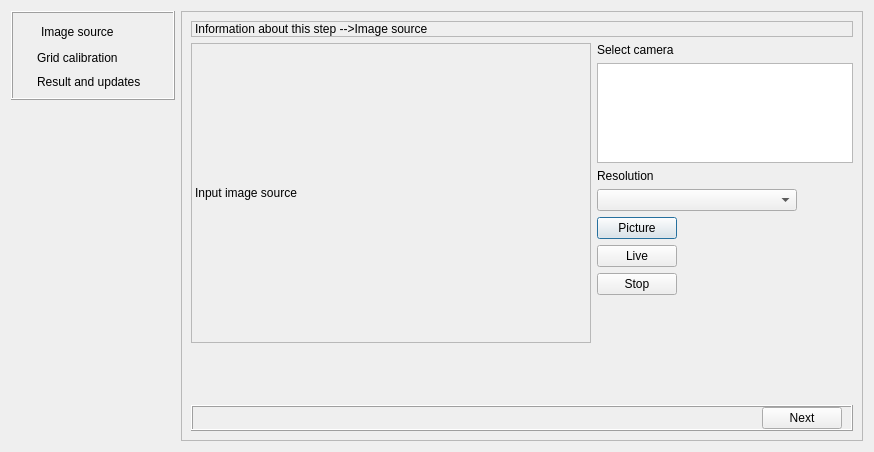
<?xml version="1.0" encoding="UTF-8"?>
<ui version="4.0">
 <class>Dialog</class>
 <widget class="QDialog" name="Dialog">
  <property name="geometry">
   <rect>
    <x>0</x>
    <y>0</y>
    <width>868</width>
    <height>452</height>
   </rect>
  </property>
  <property name="windowTitle">
   <string>Dialog</string>
  </property>
  <layout class="QVBoxLayout" name="verticalLayout">
   <item>
    <layout class="QGridLayout" name="gridLayout_22">
     <item row="0" column="0">
      <widget class="QFrame" name="stepsInCalibSeq">
       <property name="sizePolicy">
        <sizepolicy hsizetype="Fixed" vsizetype="Fixed">
         <horstretch>0</horstretch>
         <verstretch>0</verstretch>
        </sizepolicy>
       </property>
       <property name="frameShape">
        <enum>QFrame::Box</enum>
       </property>
       <property name="frameShadow">
        <enum>QFrame::Raised</enum>
       </property>
       <layout class="QGridLayout" name="gridLayout_6">
        <item row="0" column="0">
         <layout class="QHBoxLayout" name="horizontalLayout_5">
          <property name="spacing">
           <number>0</number>
          </property>
          <property name="sizeConstraint">
           <enum>QLayout::SetDefaultConstraint</enum>
          </property>
          <item>
           <widget class="QLabel" name="iconImgSrcStep">
            <property name="sizePolicy">
             <sizepolicy hsizetype="Fixed" vsizetype="Fixed">
              <horstretch>0</horstretch>
              <verstretch>0</verstretch>
             </sizepolicy>
            </property>
            <property name="minimumSize">
             <size>
              <width>15</width>
              <height>15</height>
             </size>
            </property>
            <property name="maximumSize">
             <size>
              <width>15</width>
              <height>15</height>
             </size>
            </property>
            <property name="text">
             <string/>
            </property>
            <property name="pixmap">
             <pixmap>resources/iconGreenArrow.png</pixmap>
            </property>
            <property name="scaledContents">
             <bool>true</bool>
            </property>
            <property name="alignment">
             <set>Qt::AlignLeading|Qt::AlignLeft|Qt::AlignVCenter</set>
            </property>
           </widget>
          </item>
          <item>
           <widget class="QLabel" name="imgSrcStep">
            <property name="sizePolicy">
             <sizepolicy hsizetype="Fixed" vsizetype="Fixed">
              <horstretch>0</horstretch>
              <verstretch>0</verstretch>
             </sizepolicy>
            </property>
            <property name="text">
             <string>Image source</string>
            </property>
           </widget>
          </item>
         </layout>
        </item>
        <item row="0" column="1">
         <spacer name="horizontalSpacer_5">
          <property name="orientation">
           <enum>Qt::Horizontal</enum>
          </property>
          <property name="sizeHint" stdset="0">
           <size>
            <width>40</width>
            <height>20</height>
           </size>
          </property>
         </spacer>
        </item>
        <item row="1" column="0">
         <layout class="QHBoxLayout" name="horizontalLayout_8">
          <property name="spacing">
           <number>0</number>
          </property>
          <item>
           <widget class="QLabel" name="iconGridCalibStep">
            <property name="sizePolicy">
             <sizepolicy hsizetype="Fixed" vsizetype="Fixed">
              <horstretch>0</horstretch>
              <verstretch>0</verstretch>
             </sizepolicy>
            </property>
            <property name="minimumSize">
             <size>
              <width>15</width>
              <height>15</height>
             </size>
            </property>
            <property name="maximumSize">
             <size>
              <width>15</width>
              <height>15</height>
             </size>
            </property>
            <property name="text">
             <string/>
            </property>
            <property name="pixmap">
             <pixmap>resources/iconGreenArrow.png</pixmap>
            </property>
            <property name="scaledContents">
             <bool>true</bool>
            </property>
           </widget>
          </item>
          <item>
           <widget class="QLabel" name="gridCalibStep">
            <property name="sizePolicy">
             <sizepolicy hsizetype="Fixed" vsizetype="Fixed">
              <horstretch>0</horstretch>
              <verstretch>0</verstretch>
             </sizepolicy>
            </property>
            <property name="text">
             <string>Grid calibration</string>
            </property>
           </widget>
          </item>
         </layout>
        </item>
        <item row="1" column="1">
         <spacer name="horizontalSpacer_14">
          <property name="orientation">
           <enum>Qt::Horizontal</enum>
          </property>
          <property name="sizeHint" stdset="0">
           <size>
            <width>40</width>
            <height>20</height>
           </size>
          </property>
         </spacer>
        </item>
        <item row="2" column="0" colspan="2">
         <layout class="QHBoxLayout" name="horizontalLayout_18">
          <property name="spacing">
           <number>0</number>
          </property>
          <item>
           <widget class="QLabel" name="iconResultUpdatesStep">
            <property name="sizePolicy">
             <sizepolicy hsizetype="Fixed" vsizetype="Fixed">
              <horstretch>0</horstretch>
              <verstretch>0</verstretch>
             </sizepolicy>
            </property>
            <property name="minimumSize">
             <size>
              <width>15</width>
              <height>15</height>
             </size>
            </property>
            <property name="maximumSize">
             <size>
              <width>15</width>
              <height>15</height>
             </size>
            </property>
            <property name="text">
             <string/>
            </property>
            <property name="pixmap">
             <pixmap>resources/iconGreenArrow.png</pixmap>
            </property>
            <property name="scaledContents">
             <bool>true</bool>
            </property>
           </widget>
          </item>
          <item>
           <widget class="QLabel" name="resultUpdatesStep">
            <property name="sizePolicy">
             <sizepolicy hsizetype="Preferred" vsizetype="Preferred">
              <horstretch>0</horstretch>
              <verstretch>0</verstretch>
             </sizepolicy>
            </property>
            <property name="text">
             <string>Result and updates</string>
            </property>
           </widget>
          </item>
         </layout>
        </item>
       </layout>
      </widget>
     </item>
     <item row="0" column="1" rowspan="2">
      <widget class="QStackedWidget" name="stackedWidget">
       <property name="frameShape">
        <enum>QFrame::StyledPanel</enum>
       </property>
       <property name="currentIndex">
        <number>0</number>
       </property>
       <widget class="QWidget" name="imgSrc">
        <layout class="QGridLayout" name="gridLayout_8">
         <item row="0" column="0">
          <layout class="QGridLayout" name="gridLayout_7">
           <item row="1" column="0">
            <widget class="QLabel" name="inputImg">
             <property name="sizePolicy">
              <sizepolicy hsizetype="Fixed" vsizetype="Fixed">
               <horstretch>0</horstretch>
               <verstretch>0</verstretch>
              </sizepolicy>
             </property>
             <property name="minimumSize">
              <size>
               <width>400</width>
               <height>300</height>
              </size>
             </property>
             <property name="maximumSize">
              <size>
               <width>400</width>
               <height>300</height>
              </size>
             </property>
             <property name="frameShape">
              <enum>QFrame::StyledPanel</enum>
             </property>
             <property name="text">
              <string>Input image source</string>
             </property>
             <property name="scaledContents">
              <bool>true</bool>
             </property>
            </widget>
           </item>
           <item row="1" column="1">
            <layout class="QVBoxLayout" name="verticalLayout_11">
             <item>
              <widget class="QLabel" name="labelCombo">
               <property name="text">
                <string>Select camera</string>
               </property>
              </widget>
             </item>
             <item>
              <widget class="QListView" name="listView">
               <property name="sizePolicy">
                <sizepolicy hsizetype="Fixed" vsizetype="Fixed">
                 <horstretch>0</horstretch>
                 <verstretch>0</verstretch>
                </sizepolicy>
               </property>
               <property name="minimumSize">
                <size>
                 <width>0</width>
                 <height>100</height>
                </size>
               </property>
               <property name="maximumSize">
                <size>
                 <width>16777215</width>
                 <height>100</height>
                </size>
               </property>
              </widget>
             </item>
             <item>
              <widget class="QLabel" name="label_28">
               <property name="text">
                <string>Resolution</string>
               </property>
              </widget>
             </item>
             <item>
              <widget class="QComboBox" name="comboBox_3">
               <property name="sizePolicy">
                <sizepolicy hsizetype="Fixed" vsizetype="Fixed">
                 <horstretch>0</horstretch>
                 <verstretch>0</verstretch>
                </sizepolicy>
               </property>
               <property name="minimumSize">
                <size>
                 <width>200</width>
                 <height>0</height>
                </size>
               </property>
              </widget>
             </item>
             <item>
              <widget class="QPushButton" name="btnGetPicture">
               <property name="sizePolicy">
                <sizepolicy hsizetype="Fixed" vsizetype="Fixed">
                 <horstretch>0</horstretch>
                 <verstretch>0</verstretch>
                </sizepolicy>
               </property>
               <property name="text">
                <string>Picture</string>
               </property>
              </widget>
             </item>
             <item>
              <widget class="QPushButton" name="btnLiveImg">
               <property name="sizePolicy">
                <sizepolicy hsizetype="Fixed" vsizetype="Fixed">
                 <horstretch>0</horstretch>
                 <verstretch>0</verstretch>
                </sizepolicy>
               </property>
               <property name="text">
                <string>Live</string>
               </property>
              </widget>
             </item>
             <item>
              <widget class="QPushButton" name="btnStopImg">
               <property name="sizePolicy">
                <sizepolicy hsizetype="Fixed" vsizetype="Fixed">
                 <horstretch>0</horstretch>
                 <verstretch>0</verstretch>
                </sizepolicy>
               </property>
               <property name="text">
                <string>Stop</string>
               </property>
              </widget>
             </item>
             <item>
              <spacer name="verticalSpacer_2">
               <property name="orientation">
                <enum>Qt::Vertical</enum>
               </property>
               <property name="sizeHint" stdset="0">
                <size>
                 <width>17</width>
                 <height>13</height>
                </size>
               </property>
              </spacer>
             </item>
            </layout>
           </item>
           <item row="2" column="0">
            <spacer name="verticalSpacer_5">
             <property name="orientation">
              <enum>Qt::Vertical</enum>
             </property>
             <property name="sizeHint" stdset="0">
              <size>
               <width>20</width>
               <height>40</height>
              </size>
             </property>
            </spacer>
           </item>
           <item row="3" column="0" colspan="2">
            <widget class="QFrame" name="frame_4">
             <property name="sizePolicy">
              <sizepolicy hsizetype="Preferred" vsizetype="Fixed">
               <horstretch>0</horstretch>
               <verstretch>0</verstretch>
              </sizepolicy>
             </property>
             <property name="frameShape">
              <enum>QFrame::Box</enum>
             </property>
             <property name="frameShadow">
              <enum>QFrame::Raised</enum>
             </property>
             <layout class="QHBoxLayout" name="horizontalLayout_10">
              <property name="topMargin">
               <number>0</number>
              </property>
              <property name="bottomMargin">
               <number>0</number>
              </property>
              <item>
               <spacer name="horizontalSpacer_12">
                <property name="orientation">
                 <enum>Qt::Horizontal</enum>
                </property>
                <property name="sizeHint" stdset="0">
                 <size>
                  <width>40</width>
                  <height>20</height>
                 </size>
                </property>
               </spacer>
              </item>
              <item>
               <widget class="QPushButton" name="btnNextCamSeq">
                <property name="sizePolicy">
                 <sizepolicy hsizetype="Minimum" vsizetype="Fixed">
                  <horstretch>0</horstretch>
                  <verstretch>0</verstretch>
                 </sizepolicy>
                </property>
                <property name="layoutDirection">
                 <enum>Qt::LeftToRight</enum>
                </property>
                <property name="text">
                 <string>Next</string>
                </property>
               </widget>
              </item>
             </layout>
            </widget>
           </item>
           <item row="0" column="0" colspan="2">
            <widget class="QLabel" name="lableInfoSteps">
             <property name="frameShape">
              <enum>QFrame::StyledPanel</enum>
             </property>
             <property name="text">
              <string>Information about this step --&gt;Image source</string>
             </property>
            </widget>
           </item>
          </layout>
         </item>
        </layout>
       </widget>
       <widget class="QWidget" name="gridCalib">
        <layout class="QGridLayout" name="gridLayout_11">
         <item row="0" column="0">
          <layout class="QGridLayout" name="gridLayout_10">
           <item row="0" column="0" colspan="2">
            <widget class="QLabel" name="lableInfoSteps_2">
             <property name="sizePolicy">
              <sizepolicy hsizetype="Preferred" vsizetype="Fixed">
               <horstretch>0</horstretch>
               <verstretch>0</verstretch>
              </sizepolicy>
             </property>
             <property name="frameShape">
              <enum>QFrame::StyledPanel</enum>
             </property>
             <property name="text">
              <string>Information about this step --&gt;Grrid calibration</string>
             </property>
            </widget>
           </item>
           <item row="1" column="0">
            <widget class="QLabel" name="inputImg_2">
             <property name="sizePolicy">
              <sizepolicy hsizetype="Expanding" vsizetype="Preferred">
               <horstretch>0</horstretch>
               <verstretch>0</verstretch>
              </sizepolicy>
             </property>
             <property name="frameShape">
              <enum>QFrame::StyledPanel</enum>
             </property>
             <property name="text">
              <string>Input image source</string>
             </property>
            </widget>
           </item>
           <item row="1" column="1" rowspan="2">
            <layout class="QGridLayout" name="gridLayout_9">
             <item row="0" column="0">
              <widget class="QLabel" name="label_29">
               <property name="text">
                <string>Select folder</string>
               </property>
              </widget>
             </item>
             <item row="3" column="1">
              <widget class="QPushButton" name="btnStopImg_2">
               <property name="sizePolicy">
                <sizepolicy hsizetype="Preferred" vsizetype="Fixed">
                 <horstretch>0</horstretch>
                 <verstretch>0</verstretch>
                </sizepolicy>
               </property>
               <property name="text">
                <string>Stop</string>
               </property>
              </widget>
             </item>
             <item row="1" column="0" colspan="2">
              <widget class="QLineEdit" name="lineEditCamDir"/>
             </item>
             <item row="3" column="0">
              <widget class="QPushButton" name="btnLiveImg_2">
               <property name="sizePolicy">
                <sizepolicy hsizetype="Preferred" vsizetype="Fixed">
                 <horstretch>0</horstretch>
                 <verstretch>0</verstretch>
                </sizepolicy>
               </property>
               <property name="text">
                <string>Live</string>
               </property>
              </widget>
             </item>
             <item row="4" column="0">
              <widget class="QPushButton" name="btnSaveImg">
               <property name="sizePolicy">
                <sizepolicy hsizetype="Preferred" vsizetype="Fixed">
                 <horstretch>0</horstretch>
                 <verstretch>0</verstretch>
                </sizepolicy>
               </property>
               <property name="text">
                <string>Save picture</string>
               </property>
              </widget>
             </item>
             <item row="1" column="2">
              <widget class="QToolButton" name="toolButtonImgDir">
               <property name="text">
                <string>...</string>
               </property>
              </widget>
             </item>
             <item row="2" column="0" colspan="3">
              <widget class="QTreeView" name="treeViewClibDir"/>
             </item>
             <item row="5" column="0">
              <widget class="QPushButton" name="btnVoiceCmd">
               <property name="sizePolicy">
                <sizepolicy hsizetype="Preferred" vsizetype="Fixed">
                 <horstretch>0</horstretch>
                 <verstretch>0</verstretch>
                </sizepolicy>
               </property>
               <property name="text">
                <string>Voice command</string>
               </property>
              </widget>
             </item>
            </layout>
           </item>
           <item row="2" column="0">
            <widget class="QLabel" name="inputImg_4">
             <property name="sizePolicy">
              <sizepolicy hsizetype="Expanding" vsizetype="Preferred">
               <horstretch>0</horstretch>
               <verstretch>0</verstretch>
              </sizepolicy>
             </property>
             <property name="frameShape">
              <enum>QFrame::StyledPanel</enum>
             </property>
             <property name="text">
              <string>Saved image</string>
             </property>
            </widget>
           </item>
           <item row="3" column="0" colspan="2">
            <widget class="QFrame" name="frame_3">
             <property name="sizePolicy">
              <sizepolicy hsizetype="Preferred" vsizetype="Fixed">
               <horstretch>0</horstretch>
               <verstretch>0</verstretch>
              </sizepolicy>
             </property>
             <property name="frameShape">
              <enum>QFrame::Box</enum>
             </property>
             <property name="frameShadow">
              <enum>QFrame::Raised</enum>
             </property>
             <layout class="QHBoxLayout" name="horizontalLayout_9">
              <property name="topMargin">
               <number>0</number>
              </property>
              <property name="bottomMargin">
               <number>0</number>
              </property>
              <item>
               <spacer name="horizontalSpacer_11">
                <property name="orientation">
                 <enum>Qt::Horizontal</enum>
                </property>
                <property name="sizeHint" stdset="0">
                 <size>
                  <width>40</width>
                  <height>20</height>
                 </size>
                </property>
               </spacer>
              </item>
              <item>
               <widget class="QPushButton" name="btnBackCamSeq">
                <property name="sizePolicy">
                 <sizepolicy hsizetype="Minimum" vsizetype="Fixed">
                  <horstretch>0</horstretch>
                  <verstretch>0</verstretch>
                 </sizepolicy>
                </property>
                <property name="layoutDirection">
                 <enum>Qt::LeftToRight</enum>
                </property>
                <property name="text">
                 <string>Back</string>
                </property>
               </widget>
              </item>
              <item>
               <widget class="QPushButton" name="btnNextCamSeq_2">
                <property name="sizePolicy">
                 <sizepolicy hsizetype="Minimum" vsizetype="Fixed">
                  <horstretch>0</horstretch>
                  <verstretch>0</verstretch>
                 </sizepolicy>
                </property>
                <property name="layoutDirection">
                 <enum>Qt::LeftToRight</enum>
                </property>
                <property name="text">
                 <string>Next</string>
                </property>
               </widget>
              </item>
             </layout>
            </widget>
           </item>
          </layout>
         </item>
        </layout>
       </widget>
       <widget class="QWidget" name="resultUpdate">
        <layout class="QGridLayout" name="gridLayout_13">
         <item row="0" column="0">
          <layout class="QGridLayout" name="gridLayout_12">
           <item row="0" column="0" colspan="2">
            <widget class="QLabel" name="lableInfoSteps_3">
             <property name="frameShape">
              <enum>QFrame::StyledPanel</enum>
             </property>
             <property name="text">
              <string>Information about this step --&gt;Results and updates</string>
             </property>
            </widget>
           </item>
           <item row="1" column="0" rowspan="3">
            <layout class="QVBoxLayout" name="verticalLayout_14">
             <item>
              <widget class="QPushButton" name="pushButton_2">
               <property name="sizePolicy">
                <sizepolicy hsizetype="Fixed" vsizetype="Fixed">
                 <horstretch>0</horstretch>
                 <verstretch>0</verstretch>
                </sizepolicy>
               </property>
               <property name="text">
                <string>Start calibration</string>
               </property>
              </widget>
             </item>
             <item>
              <widget class="QLabel" name="inputImg_5">
               <property name="sizePolicy">
                <sizepolicy hsizetype="Expanding" vsizetype="Preferred">
                 <horstretch>0</horstretch>
                 <verstretch>0</verstretch>
                </sizepolicy>
               </property>
               <property name="frameShape">
                <enum>QFrame::StyledPanel</enum>
               </property>
               <property name="text">
                <string>Saved image</string>
               </property>
               <property name="scaledContents">
                <bool>true</bool>
               </property>
              </widget>
             </item>
            </layout>
           </item>
           <item row="1" column="1">
            <widget class="QLabel" name="label_30">
             <property name="text">
              <string>Select files</string>
             </property>
            </widget>
           </item>
           <item row="2" column="1">
            <widget class="QTreeView" name="treeViewClibDir_2"/>
           </item>
           <item row="3" column="1" rowspan="2">
            <widget class="QGroupBox" name="groupBox_5">
             <property name="title">
              <string>Calibration image parameters</string>
             </property>
             <layout class="QHBoxLayout" name="horizontalLayout_13">
              <item>
               <layout class="QVBoxLayout" name="verticalLayout_13">
                <property name="spacing">
                 <number>0</number>
                </property>
                <property name="sizeConstraint">
                 <enum>QLayout::SetDefaultConstraint</enum>
                </property>
                <item>
                 <widget class="QLabel" name="label_31">
                  <property name="text">
                   <string>Ratio 01</string>
                  </property>
                 </widget>
                </item>
                <item>
                 <widget class="QLineEdit" name="lineEdit_2"/>
                </item>
                <item>
                 <widget class="QLabel" name="label_32">
                  <property name="text">
                   <string>Ratio 2</string>
                  </property>
                 </widget>
                </item>
                <item>
                 <widget class="QLineEdit" name="lineEdit_3"/>
                </item>
                <item>
                 <widget class="QLabel" name="label_35">
                  <property name="text">
                   <string>Ratio 3</string>
                  </property>
                 </widget>
                </item>
                <item>
                 <widget class="QLineEdit" name="lineEdit_4"/>
                </item>
               </layout>
              </item>
             </layout>
            </widget>
           </item>
           <item row="4" column="0">
            <widget class="QGroupBox" name="groupBox_6">
             <property name="title">
              <string>Enter new ratio and recalculate</string>
             </property>
             <layout class="QVBoxLayout" name="verticalLayout_12">
              <item>
               <layout class="QHBoxLayout" name="horizontalLayout_12">
                <item>
                 <widget class="QLineEdit" name="lineEdit_5"/>
                </item>
                <item>
                 <widget class="QPushButton" name="pushButton">
                  <property name="text">
                   <string>ReCalcuate</string>
                  </property>
                 </widget>
                </item>
               </layout>
              </item>
             </layout>
            </widget>
           </item>
           <item row="5" column="0" colspan="2">
            <widget class="QFrame" name="frame_5">
             <property name="sizePolicy">
              <sizepolicy hsizetype="Preferred" vsizetype="Fixed">
               <horstretch>0</horstretch>
               <verstretch>0</verstretch>
              </sizepolicy>
             </property>
             <property name="frameShape">
              <enum>QFrame::Box</enum>
             </property>
             <property name="frameShadow">
              <enum>QFrame::Raised</enum>
             </property>
             <layout class="QHBoxLayout" name="horizontalLayout_11">
              <property name="topMargin">
               <number>0</number>
              </property>
              <property name="bottomMargin">
               <number>0</number>
              </property>
              <item>
               <spacer name="horizontalSpacer_13">
                <property name="orientation">
                 <enum>Qt::Horizontal</enum>
                </property>
                <property name="sizeHint" stdset="0">
                 <size>
                  <width>40</width>
                  <height>20</height>
                 </size>
                </property>
               </spacer>
              </item>
              <item>
               <widget class="QPushButton" name="btnBackCamSeq_2">
                <property name="sizePolicy">
                 <sizepolicy hsizetype="Minimum" vsizetype="Fixed">
                  <horstretch>0</horstretch>
                  <verstretch>0</verstretch>
                 </sizepolicy>
                </property>
                <property name="layoutDirection">
                 <enum>Qt::LeftToRight</enum>
                </property>
                <property name="text">
                 <string>Back</string>
                </property>
               </widget>
              </item>
              <item>
               <widget class="QPushButton" name="btnNextCamSeq_3">
                <property name="sizePolicy">
                 <sizepolicy hsizetype="Minimum" vsizetype="Fixed">
                  <horstretch>0</horstretch>
                  <verstretch>0</verstretch>
                 </sizepolicy>
                </property>
                <property name="layoutDirection">
                 <enum>Qt::LeftToRight</enum>
                </property>
                <property name="text">
                 <string>Finish</string>
                </property>
               </widget>
              </item>
             </layout>
            </widget>
           </item>
          </layout>
         </item>
        </layout>
       </widget>
      </widget>
     </item>
     <item row="1" column="0">
      <spacer name="verticalSpacer">
       <property name="orientation">
        <enum>Qt::Vertical</enum>
       </property>
       <property name="sizeHint" stdset="0">
        <size>
         <width>20</width>
         <height>40</height>
        </size>
       </property>
      </spacer>
     </item>
    </layout>
   </item>
  </layout>
 </widget>
 <resources/>
 <connections/>
</ui>
